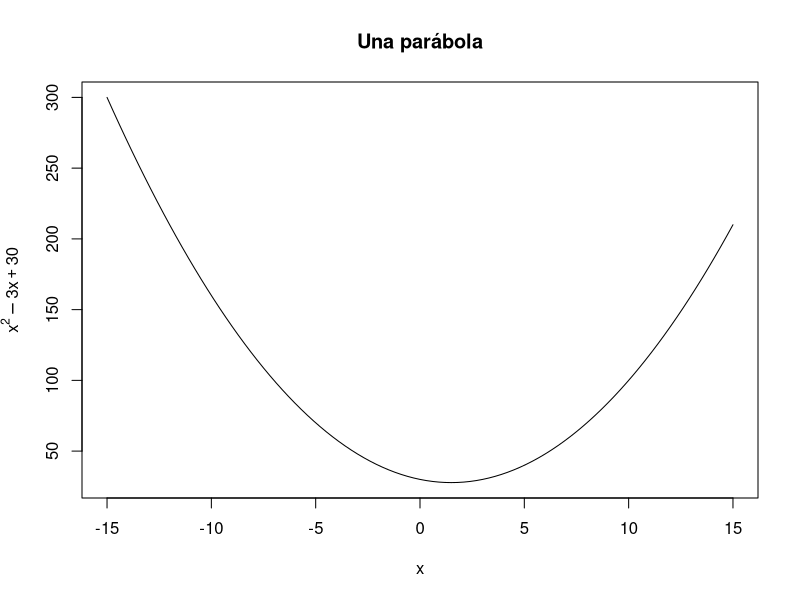
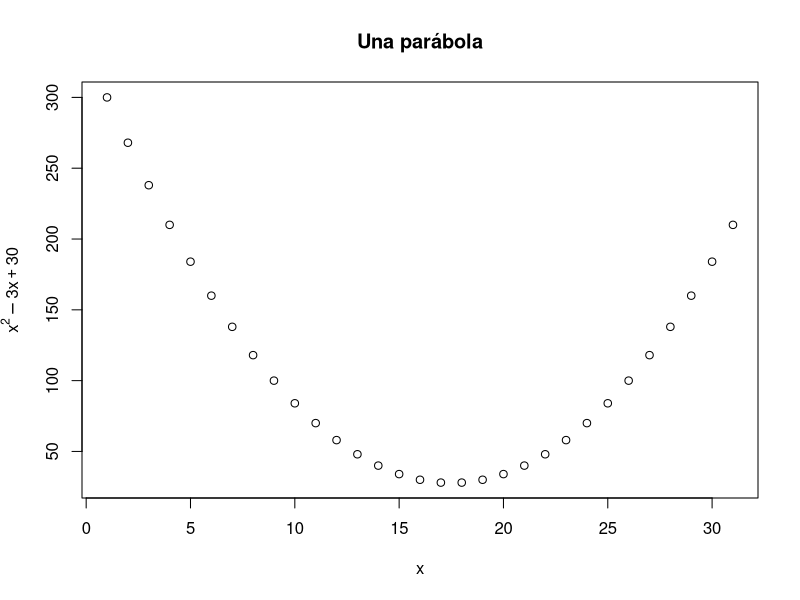
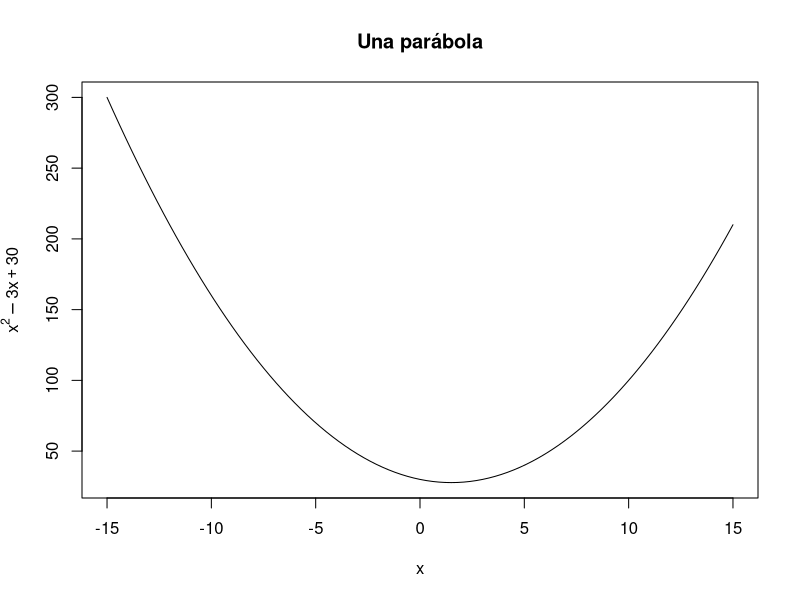
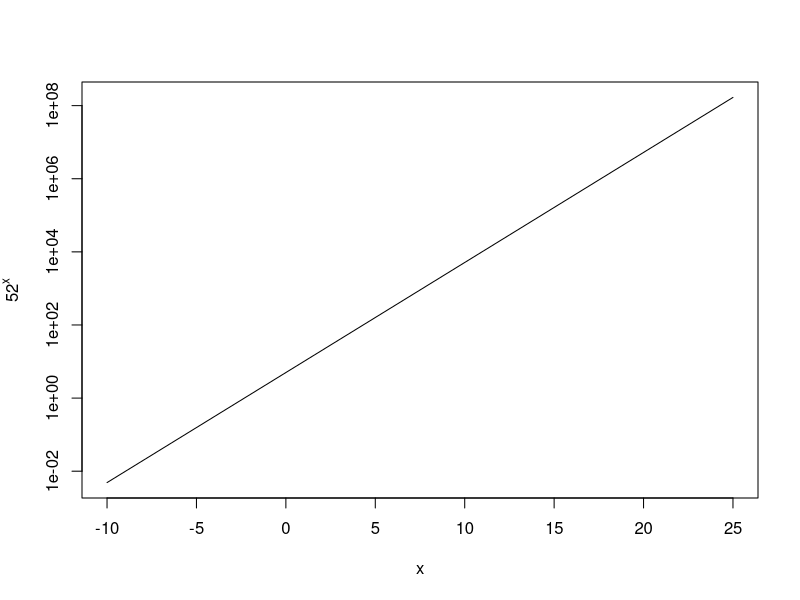
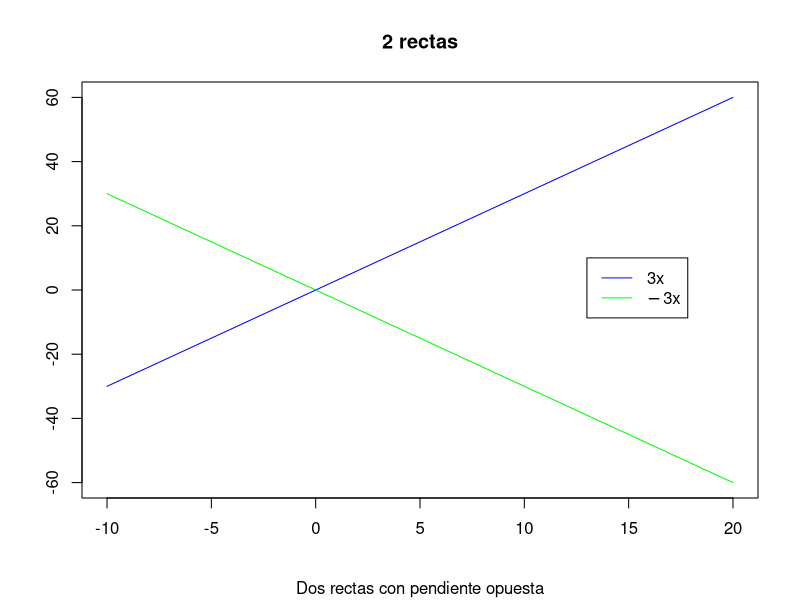
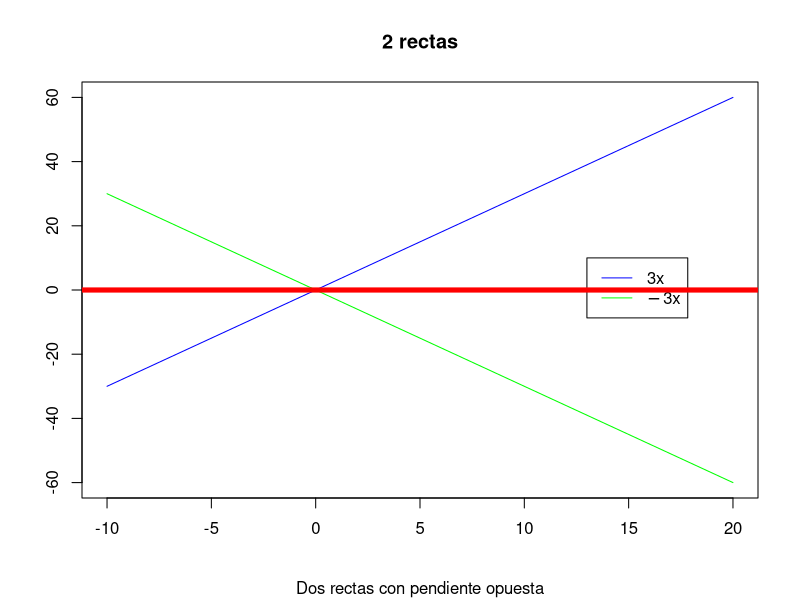
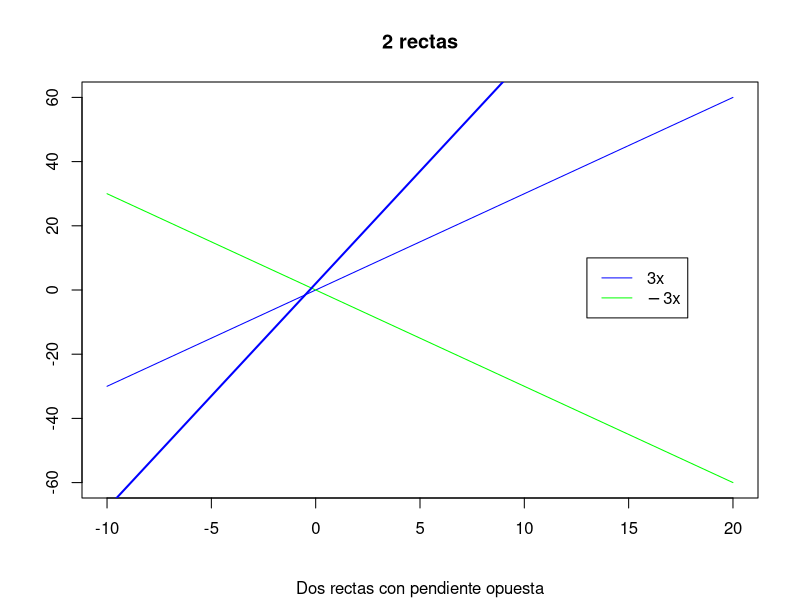

Write R code to recreate these figures, in order.
## ---- chunk 1
knitr::opts_chunk$set(echo = TRUE)
## ---- chunk 2

curve(x^2-3*x+30, xlim = c(-15,15), main = "Una parábola", xlab = expression(x), 
      ylab = expression(y=x^2-3*x+30))
## ---- chunk 3
f = function(x){x^2-3*x+30}
I = -15:15
plot(f(I), main = "Una parábola", xlab = expression(x), 
      ylab = expression(y=x^2-3*x+30))
## ---- chunk 4
plot(f, xlim = c(-15,15), main = "Una parábola", xlab = expression(x), ylab = expression(x^2-3*x+30))
## ---- chunk 5
curve(5*2^x, xlim = c(-10, 25), xlab = NULL, ylab = expression(y=5*2^x), log = "y")
## ---- chunk 6
curve(3*x, xlim = c(-10, 20), ylim = c(-60, 60), ylab = "", xlab = "", col = "blue", main = "2 rectas", sub = "Dos rectas con pendiente opuesta")
curve(-3*x, ylab = NULL, xlab = NULL, add = TRUE, col = "green")
legend(13, 10, legend = c(expression(3*x), expression(-3*x)), col = c("blue", "green"), lty = c(1, 1))
## ---- chunk 7
curve(3*x, xlim = c(-10, 20), ylim = c(-60, 60), ylab = "", xlab = "", col = "blue", main = "2 rectas", sub = "Dos rectas con pendiente opuesta")
curve(-3*x, ylab = NULL, xlab = NULL, add = TRUE, col = "green")
legend(13, 10, legend = c(expression(3*x), expression(-3*x)), col = c("blue", "green"), lty = c(1, 1))
abline(h = 0, col = "red", lwd = 5)
## ---- chunk 8
curve(3*x, xlim = c(-10, 20), ylim = c(-60, 60), ylab = "", xlab = "", col = "blue", main = "2 rectas", sub = "Dos rectas con pendiente opuesta")
curve(-3*x, ylab = NULL, xlab = NULL, add = TRUE, col = "green")
legend(13, 10, legend = c(expression(3*x), expression(-3*x)), col = c("blue", "green"), lty = c(1, 1))
abline(2, 7, col="blue", lwd = 2)
